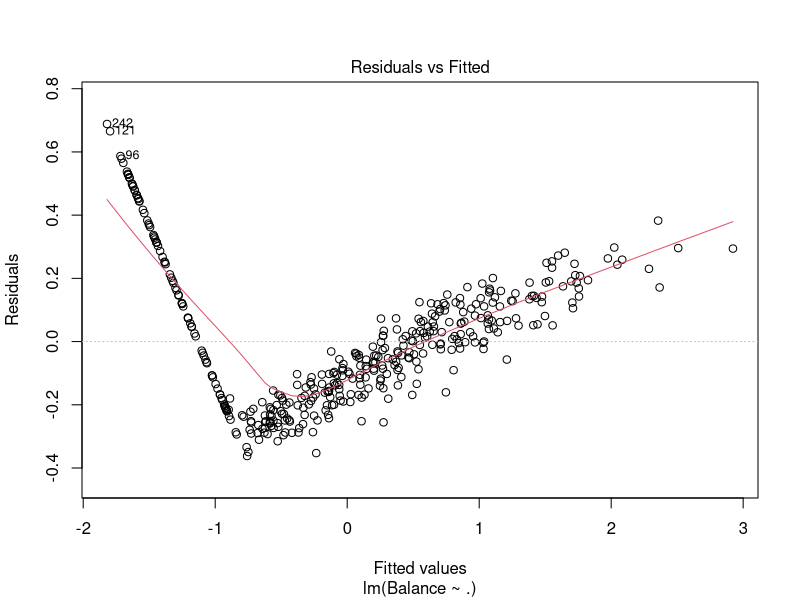
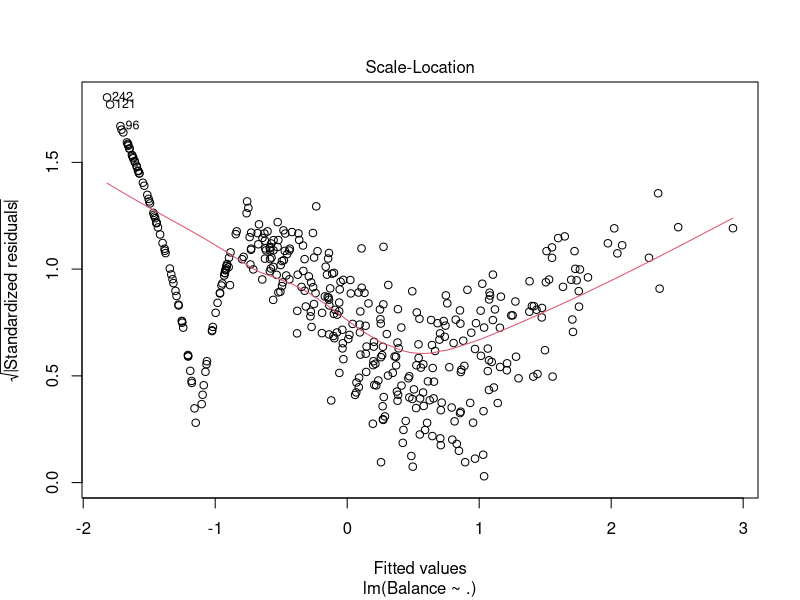
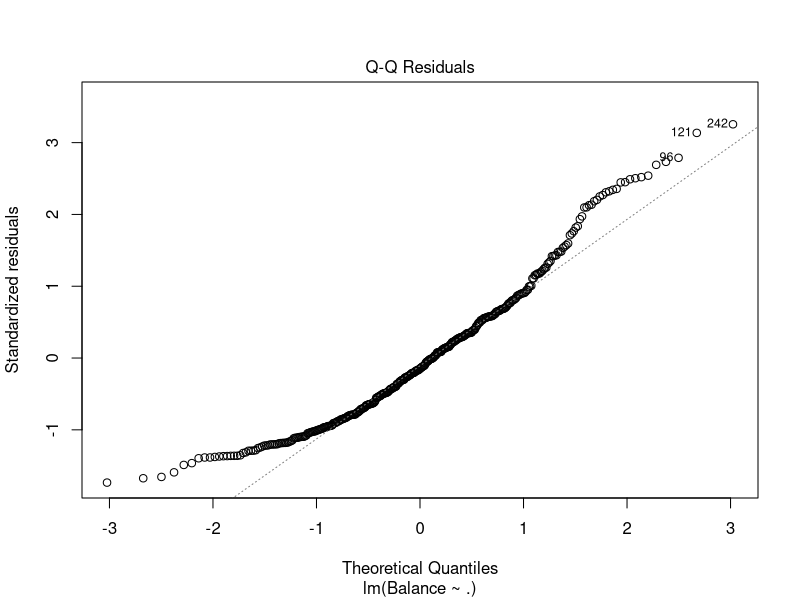

Generate these figures, in order, with R:
# Ordinary Least Squares 

# import dataset
credit_scaled <- read.table('../../data/scaled-credit.csv', header=TRUE, sep=',')

# multi linear regression

fit <- lm(Balance ~., data=credit_scaled)
summary_fit <- summary(fit)

## Residual Plot
png('../../images/osl-residual-plot.png')
plot(fit, which=1)
dev.off()

## Scale Location Plot
png('../../images/osl-scale-location.png')
plot(fit, which=3)
dev.off()

## Normal QQ Plot
png("../../images/osl-normal-qq-plot.png")
plot(fit, which=2)
dev.off()

# save objects to file
save(fit, summary_fit, file = "../../data/osl.RData")
